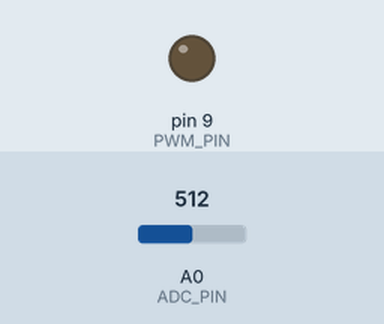
This sketch was run on a simulated Arduino Uno, built with avr-gcc and run on an emulated ATmega328P. Shown: output pins drawn as LEDs (lit = HIGH). The inputs (shaded band) are chosen by the test bench; at power-on: A0 (ADC_PIN) = 512. What the sketch prints to the serial monitor is not drawn.

Above: at 0.1 s.
At 0.6 s:
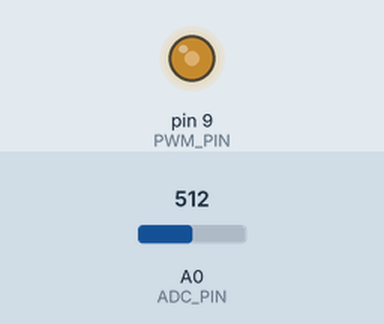
Timing chart, 0 to 2.1 s (numbered marks = the images above):
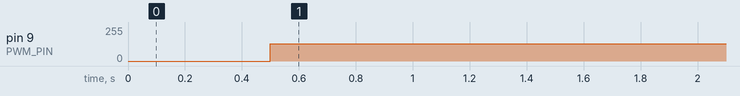

Measured:
- by itself, pin 9 (PWM_PIN): 0/255 → 128/255 at 0.50 s

The sketch:

ADC_RCStepResponse.ino
```cpp
// BetterBoard Sensor Suite — ADC RC Step Response
// Low-voltage RC only. D9 drives a bounded PWM step; A0 measures the capacitor node.
#ifndef BB_PWM_COMMAND
#define BB_PWM_COMMAND 128
#endif
#ifndef BB_SAMPLE_INTERVAL_US
#define BB_SAMPLE_INTERVAL_US 2000UL
#endif
const int PWM_PIN=9, ADC_PIN=A0; unsigned long t0=0,last=0; bool stepped=false;
void setup(){Serial.begin(115200);pinMode(PWM_PIN,OUTPUT);analogWrite(PWM_PIN,0);t0=micros();}
void loop(){unsigned long now=micros(); if(!stepped && now-t0>=500000UL){analogWrite(PWM_PIN,BB_PWM_COMMAND);stepped=true;t0=now;} if(now-last<BB_SAMPLE_INTERVAL_US)return; last=now; Serial.print(now);Serial.print(',');Serial.print(stepped?BB_PWM_COMMAND:0);Serial.print(',');Serial.println(analogRead(ADC_PIN));}
```
